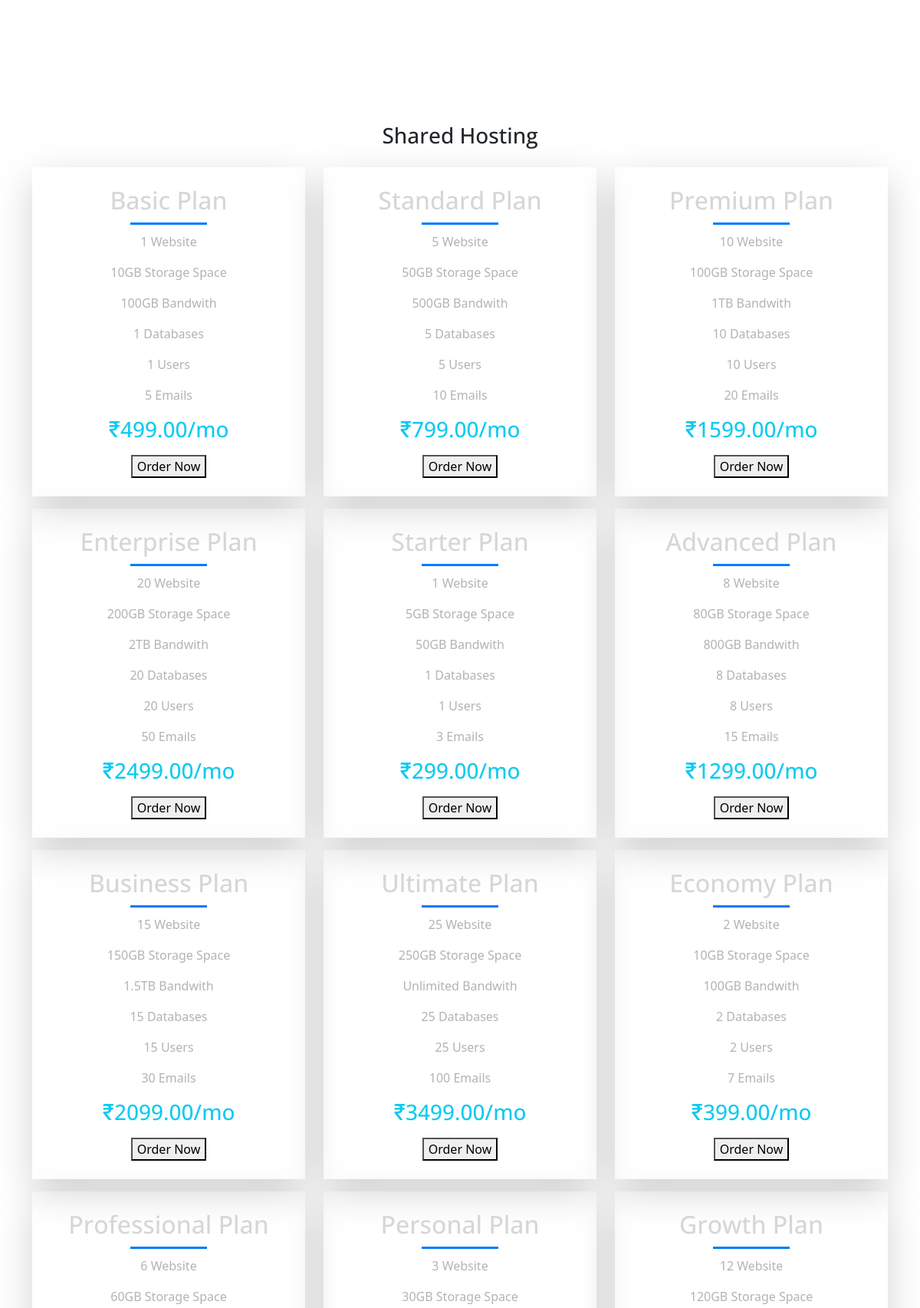
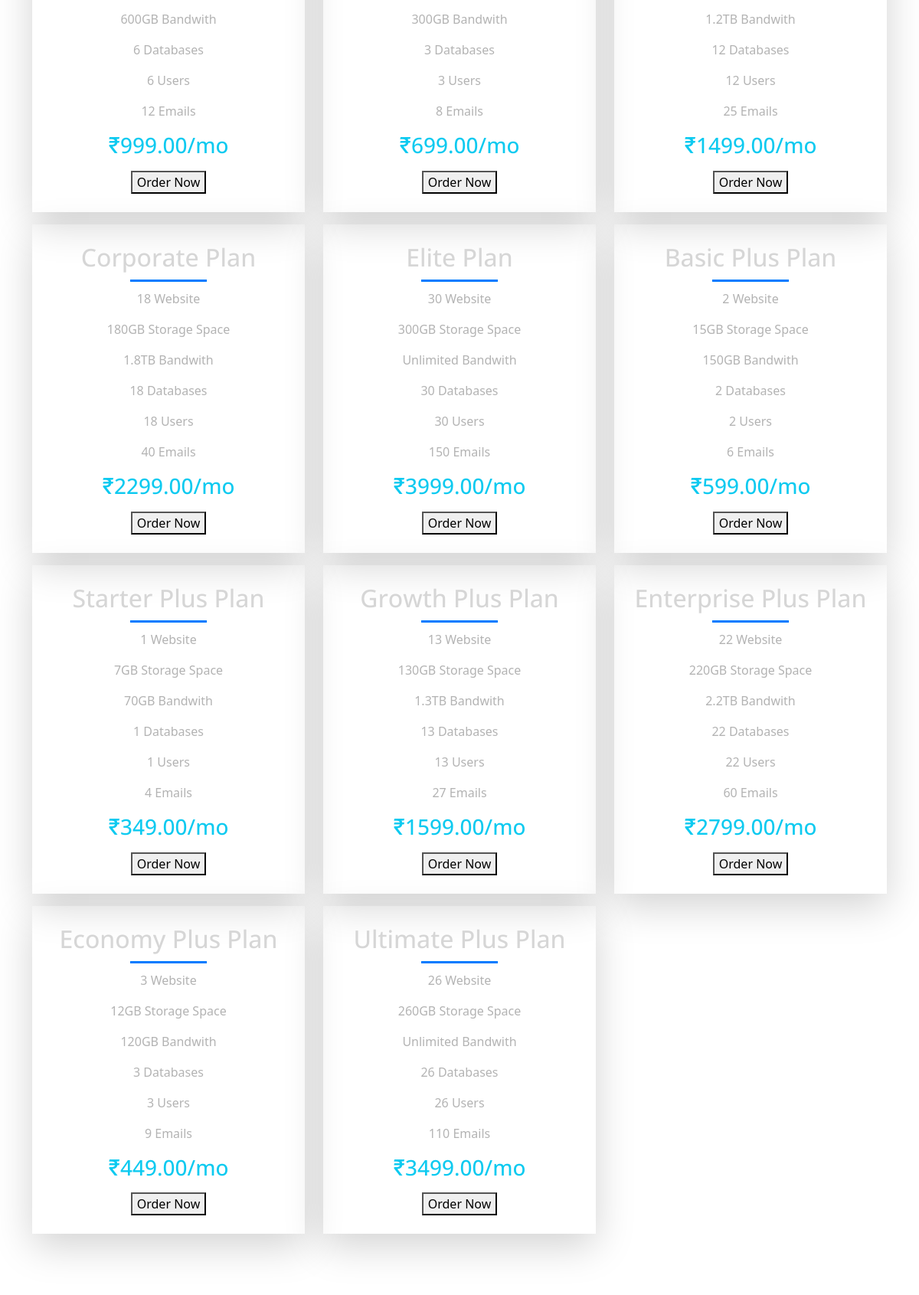
/sharedhosting.php (upper part), run on the app's committed database (2 pictures, top to bottom).
### tables this page shows
CREATE TABLE tbl_shared_hosting ( id INT AUTO_INCREMENT PRIMARY KEY,
plan_name VARCHAR(255) NOT NULL,
plan_price DECIMAL(10, 2) NOT NULL,
website_count INT NULL,
harddisk_space VARCHAR(50) NULL,
bandwidth VARCHAR(50) NULL,
databases_count INT NULL,
users_count INT NULL,
email_accounts_count INT NULL);

### sharedhosting.php (the view, shortened to what this page needs)
<?php
require 'db_connect.php';
$sql = "SELECT * FROM tbl_shared_hosting";
$stmt = $pdo->prepare($sql);
$stmt->execute();
$plans = $stmt->fetchAll(PDO::FETCH_ASSOC);
?>
<!doctype html>
<html lang="en">
<head>
    <link rel="stylesheet" href="../fonts/icomoon/style.css">
    <link rel="stylesheet" href="../css/owl.carousel.min.css">
    <link rel="stylesheet" href="../css/bootstrap.min.css">
    <link rel="stylesheet" href="../css/style.css">
    <link href="https://cdn.jsdelivr.net/npm/bootstrap@5.3.0-alpha1/dist/css/bootstrap.min.css" rel="stylesheet">
</head>
<body>
    <?php include "header.php"; ?>
    <main>
        <div class="container-image py-5 px-xl-6">
        </div>
        <div class="container py-5">
            <h3 class="text-center py-3">Shared Hosting</h3>
            <div class="table-container">
                <div class="row row-cols-xl-3 font-weight-bold">
                    <?php if (!empty($plans)): ?>
                        <?php foreach ($plans as $row): ?>
                            <div class="col-12 col-md-2 col-lg-4 table-column">
                                <div class="shadow-lg mb-3 p-4 item-card">
                                    <h2 class="text-center" style="color: rgb(214, 214, 214);">
                                        <?php echo htmlspecialchars($row["plan_name"]); ?></h2>
                                    <div class="line-container">
                                        <span class="straight-line"></span>
                                    </div>
                                    <p class="text-center"><?php echo htmlspecialchars($row["website_count"]); ?> Website</p>
                                    <p class="text-center"><?php echo htmlspecialchars($row["harddisk_space"]); ?> Storage Space
                                    </p>
                                    <p class="text-center"><?php echo htmlspecialchars($row["bandwidth"]); ?> Bandwith</p>
                                    <p class="text-center"><?php echo htmlspecialchars($row["databases_count"]); ?> Databases
                                    </p>
                                    <p class="text-center"><?php echo htmlspecialchars($row["users_count"]); ?> Users</p>
                                    <p class="text-center"><?php echo htmlspecialchars($row["email_accounts_count"]); ?> Emails
                                    </p>
                                    <p class="text-center">
                                    <h3 class="text-center f-3" style="color: #0dcaf0;">&#8377;<?php echo htmlspecialchars($row["plan_price"]); ?>/mo
                                    </h3>
                                    </p>
                                    <div class="text-center">
                                        <a href="Signup.php"><button class="button">Order Now</button></a>
                                    </div>
                                </div>
                            </div>
                        <?php endforeach; ?>
                    <?php else: ?>
                        <p class="text-center">No results found</p>
                    <?php endif; ?>
                </div>
            </div>
        </div>
    </main>
    <?php include "footer.php"; ?>
</body>
</html>

### header.php (shortened to what this page needs)
<!doctype html>
<html lang="en">
<head>
  <link rel="stylesheet" href="fonts/icomoon/style.css">
  <link rel="stylesheet" href="css/owl.carousel.min.css">
  <link rel="stylesheet" href="css/bootstrap.min.css">
  <link rel="stylesheet" href="css/style.css">
  <link href="https://cdn.jsdelivr.net/npm/bootstrap@5.3.0-alpha1/dist/css/bootstrap.min.css" rel="stylesheet">
</head>
<body>
  <header class="site-navbar" role="banner">
    <div class="container">
      <div class="row align-items-center">
        <div class="col-11 col-xl-2">
          <h1 class="mb-0 site-logo"><a href="index.php" class="text-white mb-0">ServerNEXgen</a></h1>
        </div>
        <div class="col-12 col-md-10 d-none d-xl-block">
          <nav class="site-navigation position-relative text-right" role="navigation">
            <ul class="site-menu js-clone-nav mr-auto d-none d-lg-block">
              <li class="active"><a href="index.php"><span>Home</span></a></li>
              <li><a href="aboutus.php"><span>About us</span></a></li>
              <li class="has-children">
                <a href="#"><span>Hosting</span></a>
              </li>
              <li class="has-children">
                <a href="#"><span>Solutions</span></a>
              </li>
              <li><a href="sap.php"><span>SAP Services</span></a></li>
              <li><a href="contact.php"><span>Contact</span></a></li>
            </ul>
          </nav>
        </div>
      </div>
    </div>
  </header>
</body>
</html>

### footer.php (shortened to what this page needs)
<!doctype html>
<html lang="en">
<head>
  <link rel="stylesheet" href="fonts/icomoon/style.css">
  <link rel="stylesheet" href="css/owl.carousel.min.css">
  <link rel="stylesheet" href="css/bootstrap.min.css">
  <link rel="stylesheet" href="css/style.css">
  <link href="https://cdn.jsdelivr.net/npm/bootstrap@5.3.0-alpha1/dist/css/bootstrap.min.css" rel="stylesheet">
  <link rel="stylesheet" href="https://cdnjs.cloudflare.com/ajax/libs/font-awesome/4.7.0/css/font-awesome.min.css">
</head>
<body>
</body>
</html>

### css/style.css (style rules this page uses)
body { font-family: "Open Sans", -apple-system, BlinkMacSystemFont, "Segoe UI", Roboto, "Helvetica Neue", Arial, "Noto Sans", sans-serif, "Apple Color Emoji", "Segoe UI Emoji", "Segoe UI Symbol", "Noto Color Emoji"; background-color: #fff; min-height: 100vh; position: relative; }
body:before { content: ""; position: absolute; top: 0; left: 0; right: 0; bottom: 0; background: rgba(0, 0, 0, 0.5); -webkit-transition: .3s all ease; -o-transition: .3s all ease; transition: .3s all ease; opacity: 0; visibility: hidden; z-index: 1; }
main { width: 100%; background: #fff; min-height: 100vh; position: relative; }
p { color: #b3b3b3; font-weight: 300; }
h1, h2, h3, h4, h5, h6, .h1, .h2, .h3, .h4, .h5, .h6 { font-family: "Open Sans", -apple-system, BlinkMacSystemFont, "Segoe UI", Roboto, "Helvetica Neue", Arial, "Noto Sans", sans-serif, "Apple Color Emoji", "Segoe UI Emoji", "Segoe UI Symbol", "Noto Color Emoji"; }
a { -webkit-transition: .3s all ease; -o-transition: .3s all ease; transition: .3s all ease; }
a, a:hover { text-decoration: none !important; }
.site-navbar { margin-bottom: 0px; z-index: 1999; position: absolute; top: 2rem; width: 100%; }
.site-navbar .site-logo { position: relative; left: 0; font-size: 24px !important; }
.site-navbar .site-navigation .site-menu { margin-bottom: 0; }
.site-navbar .site-navigation .site-menu .active>a span { color: #fff; border-radius: 30px; display: inline-block; padding: 5px 20px; }
.site-navbar .site-navigation .site-menu a { text-decoration: none !important; display: inline-block; }
.site-navbar .site-navigation .site-menu>li { display: inline-block; }
.site-navbar .site-navigation .site-menu>li>a { padding: 10px 0px; color: #fff; font-size: 16px; text-decoration: none !important; }
.site-navbar .site-navigation .site-menu>li>a>span { padding: 5px 20px; display: inline-block; -webkit-transition: .3s all ease; -o-transition: .3s all ease; transition: .3s all ease; border-radius: 30px; }
.site-navbar .site-navigation .site-menu .has-children { position: relative; }
.site-navbar .site-navigation .site-menu .has-children>a span { position: relative; padding-right: 30px; }
.site-navbar .site-navigation .site-menu .has-children>a span:before { position: absolute; content: "\e313"; font-size: 16px; top: 50%; right: 10px; -webkit-transform: translateY(-50%); -ms-transform: translateY(-50%); transform: translateY(-50%); font-family: 'icomoon'; }
.line-container { display: flex; justify-content: center; margin: 10px; }
.straight-line { display: block; width: 100px; height: 3px; background-color: #007bff; margin: 0; }

### data on the page
tbl_shared_hosting: plan_name "Basic Plan", website_count "1", harddisk_space "10GB", bandwidth "100GB", databases_count "1", users_count "1", email_accounts_count "5", plan_price "499.00"
tbl_shared_hosting: plan_name "Standard Plan", website_count "5", harddisk_space "50GB", bandwidth "500GB", databases_count "5", users_count "5", email_accounts_count "10", plan_price "799.00"
tbl_shared_hosting: plan_name "Premium Plan", website_count "10", harddisk_space "100GB", bandwidth "1TB", databases_count "10", users_count "10", email_accounts_count "20", plan_price "1599.00"
tbl_shared_hosting: plan_name "Enterprise Plan", website_count "20", harddisk_space "200GB", bandwidth "2TB", databases_count "20", users_count "20", email_accounts_count "50", plan_price "2499.00"
tbl_shared_hosting: plan_name "Starter Plan", website_count "1", harddisk_space "5GB", bandwidth "50GB", databases_count "1", users_count "1", email_accounts_count "3", plan_price "299.00"
tbl_shared_hosting: plan_name "Advanced Plan", website_count "8", harddisk_space "80GB", bandwidth "800GB", databases_count "8", users_count "8", email_accounts_count "15", plan_price "1299.00"
tbl_shared_hosting: plan_name "Business Plan", website_count "15", harddisk_space "150GB", bandwidth "1.5TB", databases_count "15", users_count "15", email_accounts_count "30", plan_price "2099.00"
tbl_shared_hosting: plan_name "Ultimate Plan", website_count "25", harddisk_space "250GB", bandwidth "Unlimited", databases_count "25", users_count "25", email_accounts_count "100", plan_price "3499.00"
tbl_shared_hosting: plan_name "Economy Plan", website_count "2", harddisk_space "10GB", bandwidth "100GB", databases_count "2", users_count "2", email_accounts_count "7", plan_price "399.00"
tbl_shared_hosting: plan_name "Professional Plan", website_count "6", harddisk_space "60GB", bandwidth "600GB", databases_count "6", users_count "6", email_accounts_count "12", plan_price "999.00"
tbl_shared_hosting: plan_name "Personal Plan", website_count "3", harddisk_space "30GB", bandwidth "300GB", databases_count "3", users_count "3", email_accounts_count "8", plan_price "699.00"
tbl_shared_hosting: plan_name "Growth Plan", website_count "12", harddisk_space "120GB", bandwidth "1.2TB", databases_count "12", users_count "12", email_accounts_count "25", plan_price "1499.00"
tbl_shared_hosting: plan_name "Corporate Plan", website_count "18", harddisk_space "180GB", bandwidth "1.8TB", databases_count "18", users_count "18", email_accounts_count "40", plan_price "2299.00"
tbl_shared_hosting: plan_name "Elite Plan", website_count "30", harddisk_space "300GB", bandwidth "Unlimited", databases_count "30", users_count "30", email_accounts_count "150", plan_price "3999.00"
tbl_shared_hosting: plan_name "Basic Plus Plan", website_count "2", harddisk_space "15GB", bandwidth "150GB", databases_count "2", users_count "2", email_accounts_count "6", plan_price "599.00"
tbl_shared_hosting: plan_name "Starter Plus Plan", website_count "1", harddisk_space "7GB", bandwidth "70GB", databases_count "1", users_count "1", email_accounts_count "4", plan_price "349.00"
tbl_shared_hosting: plan_name "Growth Plus Plan", website_count "13", harddisk_space "130GB", bandwidth "1.3TB", databases_count "13", users_count "13", email_accounts_count "27", plan_price "1599.00"
tbl_shared_hosting: plan_name "Enterprise Plus Plan", website_count "22", harddisk_space "220GB", bandwidth "2.2TB", databases_count "22", users_count "22", email_accounts_count "60", plan_price "2799.00"
tbl_shared_hosting: plan_name "Economy Plus Plan", website_count "3", harddisk_space "12GB", bandwidth "120GB", databases_count "3", users_count "3", email_accounts_count "9", plan_price "449.00"
tbl_shared_hosting: plan_name "Ultimate Plus Plan", website_count "26", harddisk_space "260GB", bandwidth "Unlimited", databases_count "26", users_count "26", email_accounts_count "110", plan_price "3499.00"
